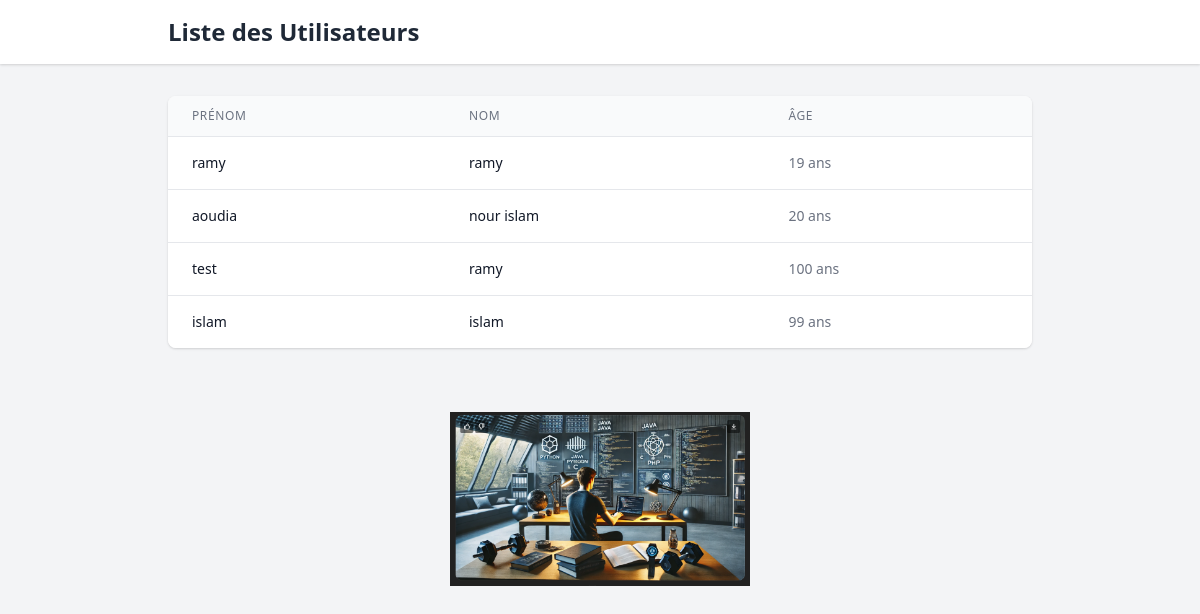
/users, run on an earlier commit of the app's database.
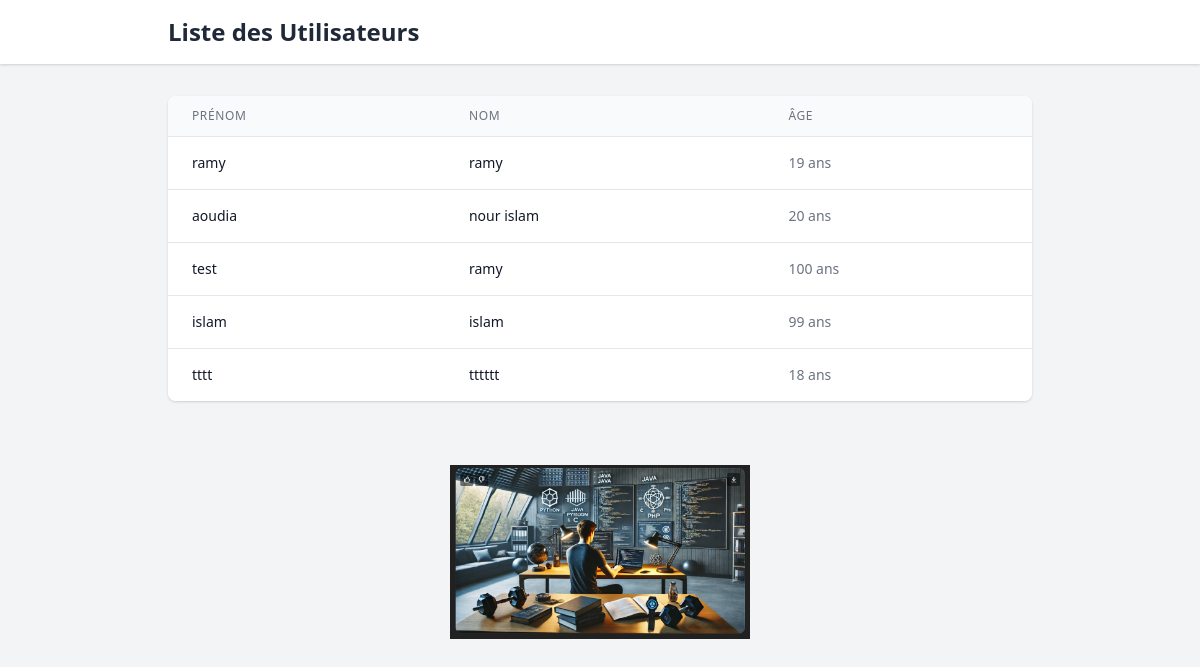
And on a later commit of the database.
### user/models.py (models this page shows)
class User(models.Model):
    first_name = models.CharField(max_length=50)
    last_name = models.CharField(max_length=50)
    age = models.IntegerField()
    photo=models.ImageField(upload_to='photos/%Y/%m/%d',default='photos/default.jpg')
    def __str__(self):
        return f"{self.first_name} {self.last_name}"

### user/views.py (the view)
# urls.py: path('users', views.show_users, name='show_users'),
def show_users(request):
    print(User.objects.all())
    return render(request, 'user/show.html',{'users': User.objects.all()})

### templates/user/show.html (shortened to what this page needs)
{% load static %}
<!DOCTYPE html>
<html lang="fr">
<head>
    <link href="https://cdnjs.cloudflare.com/ajax/libs/tailwindcss/2.2.19/tailwind.min.css" rel="stylesheet">
</head>
<body class="bg-gray-100">
    <nav class="bg-white shadow">
        <div class="max-w-4xl mx-auto px-4 py-4">
            <h1 class="text-2xl font-bold text-gray-800">Liste des Utilisateurs</h1>
        </div>
    </nav>
    <div class="max-w-4xl mx-auto px-4 py-8">
        <div class="bg-white rounded-lg shadow overflow-hidden">
            <table class="min-w-full divide-y divide-gray-200">
                <thead class="bg-gray-50">
                    <tr>
                        <th class="px-6 py-3 text-left text-xs font-medium text-gray-500 uppercase tracking-wider">
                            Prénom
                        </th>
                        <th class="px-6 py-3 text-left text-xs font-medium text-gray-500 uppercase tracking-wider">
                            Nom
                        </th>
                        <th class="px-6 py-3 text-left text-xs font-medium text-gray-500 uppercase tracking-wider">
                            Âge
                        </th>
                    </tr>
                </thead>
                <tbody class="bg-white divide-y divide-gray-200">
                    {% for user in users %}
                    <tr class="hover:bg-gray-50">
                        <td class="px-6 py-4 whitespace-nowrap text-sm text-gray-900">
                            {{ user.first_name }}
                        </td>
                        <td class="px-6 py-4 whitespace-nowrap text-sm text-gray-900">
                            {{ user.last_name }}
                        </td>
                        <td  class="px-6 py-4 whitespace-nowrap text-sm text-gray-500 " >
                            {{ user.age }} ans
                        </td>
                    </tr>
                    {% endfor %}
                </tbody>
            </table>
        </div>
    </div>
    <img src="{% static 'img/me.png' %}" alt="Profile" class="w-1/4 mx-auto mt-8">
</body>
</html>

What changed in the data, as far as the page shows it:
added User: first_name "tttt", last_name "tttttt", age "18"
